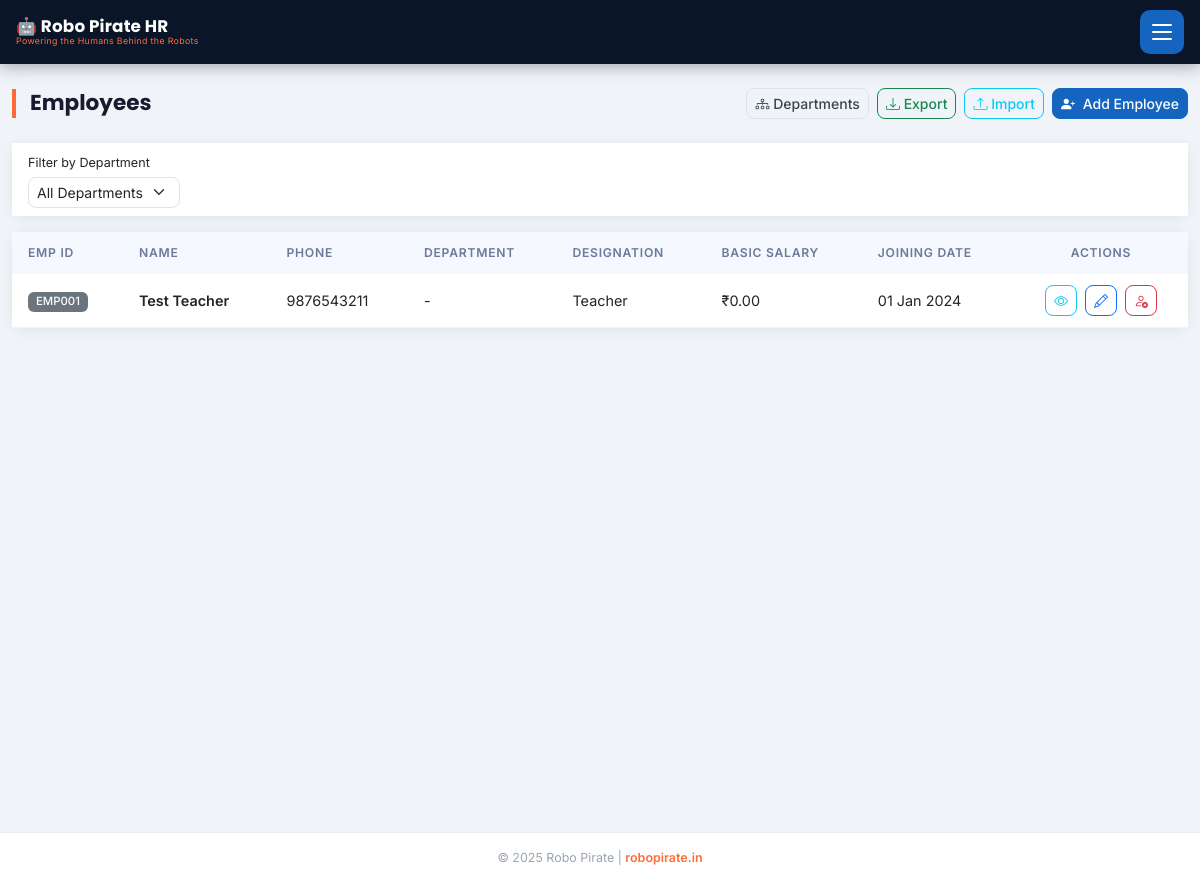
The app's page /employees (signed in), older data.
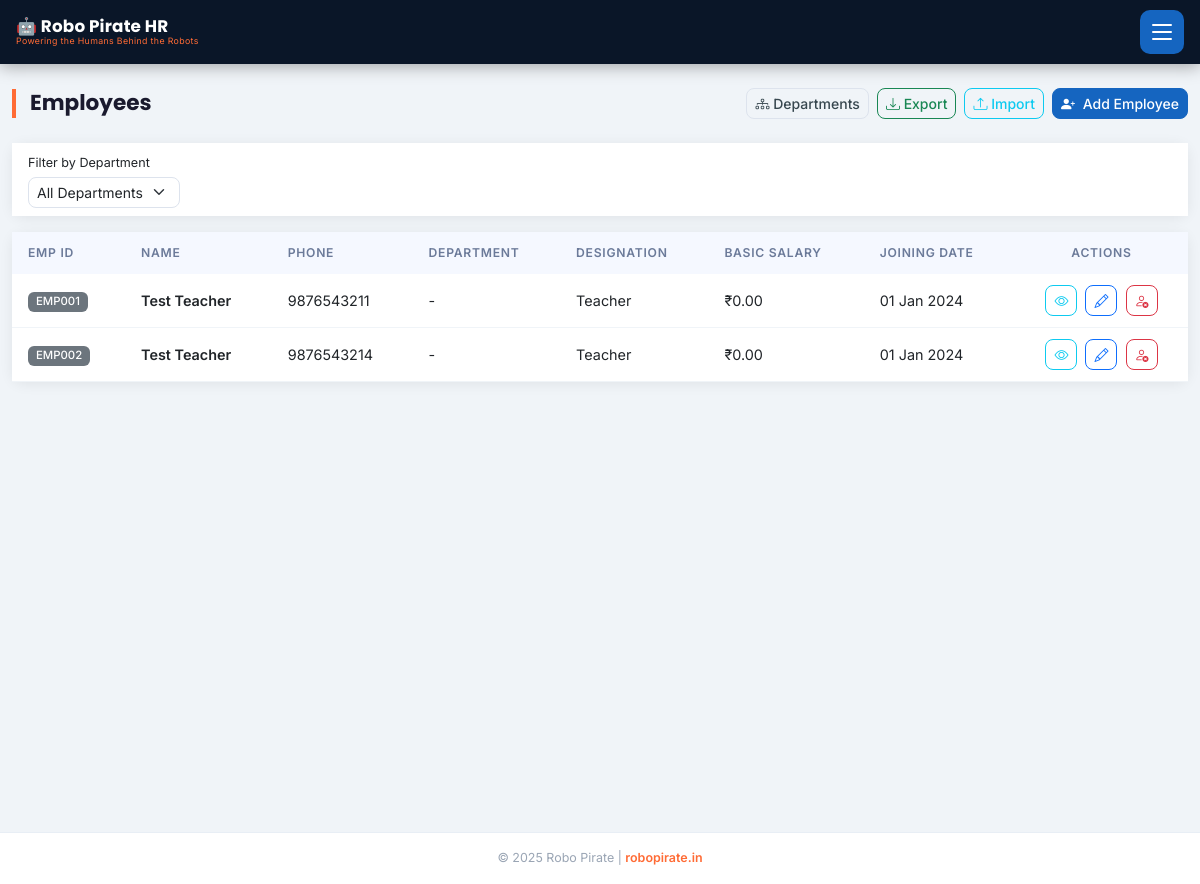
The same page, newer data.
### models.py (models this page shows, shortened)
class Employee(db.Model):
    __tablename__ = 'employees'
    id = db.Column(db.Integer, primary_key=True)
    emp_id = db.Column(db.String(20), unique=True, nullable=False)
    name = db.Column(db.String(100), nullable=False)
    phone = db.Column(db.String(15), nullable=False)
    email = db.Column(db.String(120))
    department_id = db.Column(db.Integer, db.ForeignKey('departments.id'))
    designation = db.Column(db.String(100))
    basic_salary = db.Column(db.Float, default=0.0)
    joining_date = db.Column(db.Date, default=date.today)
    is_active = db.Column(db.Boolean, default=True)
    bank_name = db.Column(db.String(100))
    account_number = db.Column(db.String(30))
    ifsc_code = db.Column(db.String(20))
    pan_number = db.Column(db.String(20))
    aadhar_number = db.Column(db.String(20))
    attendances = db.relationship('Attendance', backref='employee', lazy=True)
    leaves = db.relationship('Leave', backref='employee', lazy=True)
    payrolls = db.relationship('Payroll', backref='employee', lazy=True)
    advances = db.relationship('Advance', backref='employee', lazy=True)
    schools = db.relationship('School', secondary=employee_schools, lazy=True,
                              backref=db.backref('assigned_employees', lazy=True))

### blueprints/admin.py (the view)
@bp.route('/employees')
@login_required
def employees():
    dept_filter = request.args.get('dept', '')
    q = Employee.query.filter_by(is_active=True)
    if dept_filter:
        q = q.join(Department).filter(Department.name == dept_filter)
    emps = q.order_by(Employee.name).all()
    departments = Department.query.order_by(Department.name).all()
    return render_template('employees/list.html', employees=emps, departments=departments, dept_filter=dept_filter)

### app.py (called while the page is built)
@app.before_request
def load_persisted_config():
    global _persisted_config_loaded
    if not _persisted_config_loaded:
        persisted_key = AppConfig.get('FAST2SMS_API_KEY')
        if persisted_key:
            app.config['FAST2SMS_API_KEY'] = persisted_key
        _persisted_config_loaded = True

@login_manager.user_loader
def load_user(user_id):
    return User.query.get(int(user_id))

@app.before_request
def restrict_employee_to_portal():
    if current_user.is_authenticated and not current_user.is_admin:
        allowed = ('/portal', '/employee', '/static', '/api', '/logout')
        if request.path != '/' and not request.path.startswith(allowed):
            return redirect(url_for('portal.portal_dashboard'))

### templates/employees/list.html (shortened to what this page needs)
{% extends 'base.html' %}
{% block content %}
<div class="container-fluid py-4">
  <div class="d-flex justify-content-between align-items-center mb-4">
    <h4 class="page-header mb-0">Employees</h4>
    <div class="d-flex gap-2">
      <a href="{{ url_for('admin.departments') }}" class="btn btn-sm" style="background:#F0F4F8;color:#37474F;border:1px solid #dde3ed;">
        <i class="bi bi-diagram-3"></i> Departments
      </a>
      <a href="{{ url_for('admin.export_employees') }}" class="btn btn-sm btn-outline-success">
        <i class="bi bi-download"></i> Export
      </a>
      <a href="{{ url_for('admin.import_employees') }}" class="btn btn-sm btn-outline-info">
        <i class="bi bi-upload"></i> Import
      </a>
      <a href="{{ url_for('admin.add_employee') }}" class="btn btn-primary btn-sm">
        <i class="bi bi-person-plus-fill me-1"></i> Add Employee
      </a>
    </div>
  </div>
  <div class="card border-0 shadow-sm mb-3">
    <div class="card-body py-2">
      <form method="GET" class="row g-2 align-items-end">
        <div class="col-auto">
          <label class="form-label small mb-1">Filter by Department</label>
          <select name="dept" class="form-select form-select-sm" onchange="this.form.submit()">
            <option value="">All Departments</option>
          </select>
        </div>
      </form>
    </div>
  </div>
  <div class="card border-0 shadow-sm">
    <div class="card-body p-0">
      {% if employees %}
      <div class="table-responsive">
        <table class="table table-hover mb-0">
          <thead class="table-light">
            <tr>
              <th>Emp ID</th>
              <th>Name</th>
              <th>Phone</th>
              <th>Department</th>
              <th>Designation</th>
              <th>Basic Salary</th>
              <th>Joining Date</th>
              <th class="text-center">Actions</th>
            </tr>
          </thead>
          <tbody>
            {% for emp in employees %}
            <tr>
              <td><span class="badge bg-secondary">{{ emp.emp_id }}</span></td>
              <td class="fw-semibold">{{ emp.name }}</td>
              <td>{{ emp.phone }}</td>
              <td>{{ emp.dept.name if emp.dept else '-' }}</td>
              <td>{{ emp.designation or '-' }}</td>
              <td>₹{{ "%.2f"|format(emp.basic_salary) }}</td>
              <td>{{ emp.joining_date.strftime('%d %b %Y') if emp.joining_date else '-' }}</td>
              <td class="text-center">
                <a href="{{ url_for('admin.view_employee', emp_id=emp.id) }}" class="btn btn-sm btn-outline-info me-1" title="View">
                  <i class="bi bi-eye"></i>
                </a>
                <a href="{{ url_for('admin.edit_employee', emp_id=emp.id) }}" class="btn btn-sm btn-outline-primary me-1" title="Edit">
                  <i class="bi bi-pencil"></i>
                </a>
                <form method="POST" action="{{ url_for('admin.deactivate_employee', emp_id=emp.id) }}"
                      class="d-inline" onsubmit="return confirm('Deactivate {{ emp.name }}?')">
                  <button type="submit" class="btn btn-sm btn-outline-danger" title="Deactivate">
                    <i class="bi bi-person-x"></i>
                  </button>
                </form>
              </td>
            </tr>
            {% endfor %}
          </tbody>
        </table>
      </div>
      {% else %}
      <div class="text-center py-5 text-muted">
        <i class="bi bi-people fs-1"></i>
        <p class="mt-2">No employees found. <a href="{{ url_for('admin.add_employee') }}">Add one now.</a></p>
      </div>
      {% endif %}
    </div>
  </div>
</div>
{% endblock %}

### templates/base.html (shortened to what this page needs)
<!DOCTYPE html>
<html lang="en">
<head>
  <link href="https://cdn.jsdelivr.net/npm/bootstrap@5.3.0/dist/css/bootstrap.min.css" rel="stylesheet">
  <link href="https://cdn.jsdelivr.net/npm/bootstrap-icons@1.11.0/font/bootstrap-icons.css" rel="stylesheet">
  <link href="{{ url_for('static', filename='css/style.css') }}" rel="stylesheet">
</head>
<body>
{% if current_user.is_authenticated %}
<nav id="main-nav">
  <div class="container-fluid d-flex align-items-center justify-content-between px-3" style="height:var(--nav-height,64px);">
    <a class="navbar-brand-wrap" href="{{ url_for('admin.dashboard') }}">
      <span class="brand-title">🤖 Robo Pirate HR</span>
      <span class="brand-tagline">Powering the Humans Behind the Robots</span>
    </a>
    <button class="hamburger-btn" id="sidebarToggle" aria-label="Open navigation menu">
      <span class="bar"></span>
      <span class="bar"></span>
      <span class="bar"></span>
    </button>
  </div>
</nav>
{% endif %}
<div class="{% if current_user.is_authenticated %}main-content{% endif %}">
  {% block content %}{% endblock %}
</div>
{% if current_user.is_authenticated %}
<footer class="app-footer">
  <span>© 2025 Robo Pirate | <a href="https://robopirate.in" target="_blank">robopirate.in</a></span>
</footer>
{% endif %}
</body>
</html>

### static/css/style.css (style rules this page uses)
:root { --primary-dark: #0A1628; --primary-blue: #1565C0; --accent-orange: #FF6B35; --accent-cyan: #00BCD4; --success: #00C853; --bg: #F0F4F8; --card-bg: #FFFFFF; --text-dark: #1A1A2E; --nav-height: 64px; }
*, *::before, *::after { box-sizing: border-box; }
body { background: var(--bg); font-family: 'Inter', -apple-system, BlinkMacSystemFont, 'Segoe UI', sans-serif; font-size: 0.9rem; color: var(--text-dark); -webkit-tap-highlight-color: transparent; }
#main-nav { background: var(--primary-dark) !important; height: var(--nav-height); position: sticky; top: 0; z-index: 1030; box-shadow: 0 2px 16px rgba(0,0,0,0.35); display: flex; align-items: center; }
.navbar-brand-wrap { display: flex; flex-direction: column; line-height: 1; text-decoration: none; }
.brand-title { font-family: 'Poppins', sans-serif; font-weight: 700; font-size: 1.05rem; color: #ffffff; letter-spacing: 0.01em; }
.brand-tagline { font-size: 0.55rem; font-weight: 400; color: var(--accent-orange); letter-spacing: 0.04em; margin-top: 2px; }
.hamburger-btn { width: 44px; height: 44px; background: var(--primary-blue); border: none; border-radius: 10px; display: flex; flex-direction: column; align-items: center; justify-content: center; gap: 5px; cursor: pointer; transition: background 0.2s, transform 0.15s; flex-shrink: 0; }
.hamburger-btn .bar { display: block; width: 20px; height: 2px; background: white; border-radius: 2px; transition: transform 0.3s, opacity 0.3s; }
.main-content { min-height: calc(100vh - var(--nav-height)); }
.page-header { font-family: 'Poppins', sans-serif; font-weight: 700; font-size: 1.35rem; color: var(--text-dark); padding-left: 14px; border-left: 4px solid var(--accent-orange); line-height: 1.3; }
.card { border-radius: 12px !important; border: none !important; box-shadow: 0 2px 14px rgba(0,0,0,0.07) !important; }
.card-body { background: var(--card-bg); }
.table thead th { font-weight: 600; font-size: 0.76rem; text-transform: uppercase; letter-spacing: 0.06em; color: #6b7a99; white-space: nowrap; background: #F5F8FF; border-bottom: none; padding: 12px 16px; }
.table tbody td { vertical-align: middle; padding: 11px 16px; border-color: #f0f4f8; }
.table-responsive { max-height: 600px; overflow: auto; }
.form-control, .form-select { border-radius: 8px; border: 1.5px solid #dde3ed; transition: border-color 0.2s, box-shadow 0.2s; }
.btn { border-radius: 8px; font-weight: 500; }
.btn-primary { background: var(--primary-blue) !important; border-color: var(--primary-blue) !important; }
.badge { font-weight: 500; font-size: 0.71rem; border-radius: 6px; padding: 4px 8px; }
.app-footer { text-align: center; padding: 16px; font-size: 0.78rem; color: #9aa5b4; border-top: 1px solid #e8eef5; background: var(--card-bg); margin-top: 32px; }
.app-footer a { color: var(--accent-orange); text-decoration: none; font-weight: 600; }

Row changes from the older to the newer data that the page shows:
added Employee: emp_id "EMP002", name "Test Teacher", phone "9876543214", dept "-", designation "Teacher", basic_salary "0.00", joining_date "01 Jan 2024"
